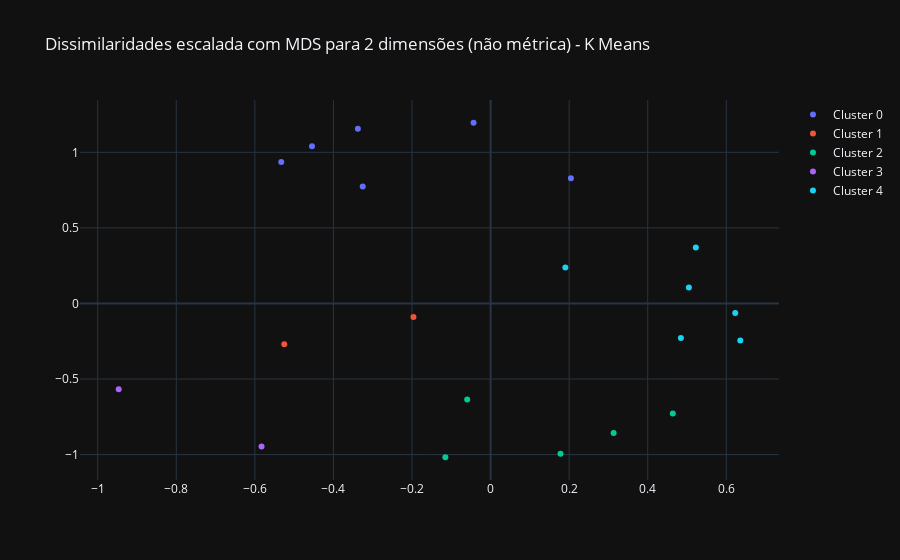

The code cell stored with this chart in its notebook:
### Code cell
data = []
for i in range(0,5):
    temp_df = dissimilaridade_kmeans[dissimilaridade_kmeans['cluster'] == i]
    trace = go.Scatter(x = temp_df['x'],
                       y = temp_df['y'],
                       name = 'Cluster '+str(i),
                       mode = 'markers')
    data.append(trace)
layout = go.Layout(title = 'Dissimilaridades escalada com MDS para 2 dimensões (não métrica) - K Means',
                   template = 'plotly_dark')
fig = go.Figure(data = data, layout=layout)
pyo.iplot(fig, config=dict(showLink = False))

### Figure 1 — Plotly figure (JSON) as saved in the notebook; plotly's stock layout.template omitted (floating-point values rounded to 4 significant figures)
{"data": [{"mode": "markers", "name": "Cluster 0", "type": "scatter", "uid": "cede4a36-3233-466f-9da3-1b51799da0f6", "x": [0.2044, -0.04338, -0.3378, -0.4546, -0.3254, -0.5328], "y": [0.8291, 1.196, 1.155, 1.041, 0.774, 0.9355]}, {"mode": "markers", "name": "Cluster 1", "type": "scatter", "uid": "5dd0df27-01eb-42ee-a44c-b321a40633f4", "x": [-0.5252, -0.1963], "y": [-0.2691, -0.0892]}, {"mode": "markers", "name": "Cluster 2", "type": "scatter", "uid": "a7cec561-6c66-464f-bc5f-8175a430d2a0", "x": [0.4638, 0.178, 0.3132, -0.1151, -0.05954], "y": [-0.7288, -0.995, -0.8577, -1.018, -0.635]}, {"mode": "markers", "name": "Cluster 3", "type": "scatter", "uid": "533af23b-ffa2-4c20-90f7-ff6fc2c1b653", "x": [-0.9466, -0.583], "y": [-0.568, -0.9469]}, {"mode": "markers", "name": "Cluster 4", "type": "scatter", "uid": "8eaebfd1-cb16-4713-bdaf-b7d08053a006", "x": [0.5048, 0.1903, 0.6228, 0.6356, 0.4844, 0.5224], "y": [0.1052, 0.2372, -0.0634, -0.2446, -0.2284, 0.3708]}], "layout": {"autosize": true, "title": {"text": "Dissimilaridades escalada com MDS para 2 dimensões (não métrica) - K Means"}, "xaxis": {"autorange": true, "range": [-1.047, 0.7356], "type": "linear"}, "yaxis": {"autorange": true, "range": [-1.18, 1.358], "type": "linear"}}}
